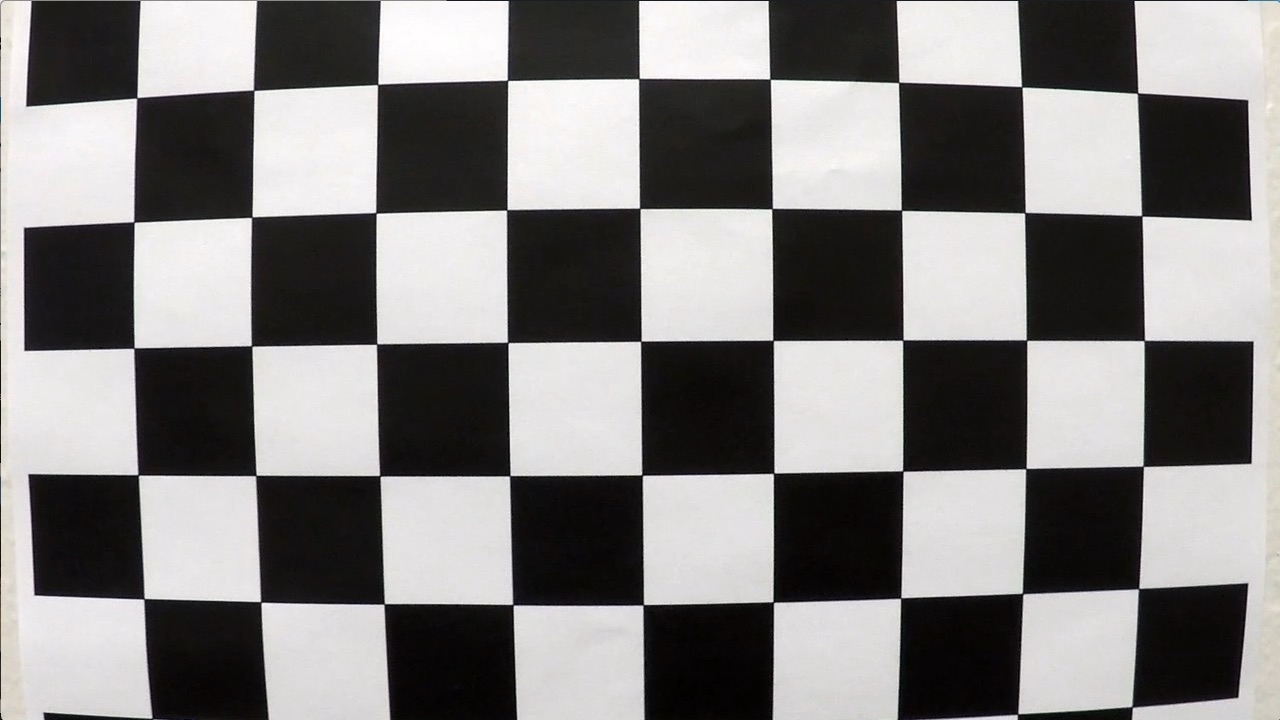
#> input picture camera_cal/calibration1.jpg, 1280 x 720 px; its folder holds 4 pictures in this run
$ python CarND-Adv-Lane-Lines.py   (older library calls are emulated)
#> lines starting #> are read from the running program, lines starting #| are printed output that depends on the picture

# coding: utf-8

# ## Camera Calibration Matrix and Distortion Coefficients

# In[1]:

import numpy as np
import cv2
import matplotlib.pyplot as plt
import matplotlib.image as mpimg
get_ipython().magic('matplotlib inline')
import glob


# In[2]:

def Cal_undist():
    images = glob.glob('../camera_cal/calibration*.jpg')
    objpoints = []
    imgpoints = []
    objp = np.zeros((6*9,3), np.float32)
    objp[:,:2] = np.mgrid[0:9, 0:6].T.reshape(-1, 2)
    for image in images:
        img = mpimg.imread(image)
#> img is the input picture: shape (720, 1280, 3); mean R, G, B 130.1, 128.4, 127.8
        gray = cv2.cvtColor(img, cv2.COLOR_BGR2GRAY)
        ret, corners = cv2.findChessboardCorners(gray, (9, 6), None)
#> ret = False; corners = None
        if ret == True:
            imgpoints.append(corners)
            objpoints.append(objp)
#> pass 2 of the loop in Cal_undist, `for image in images:`:
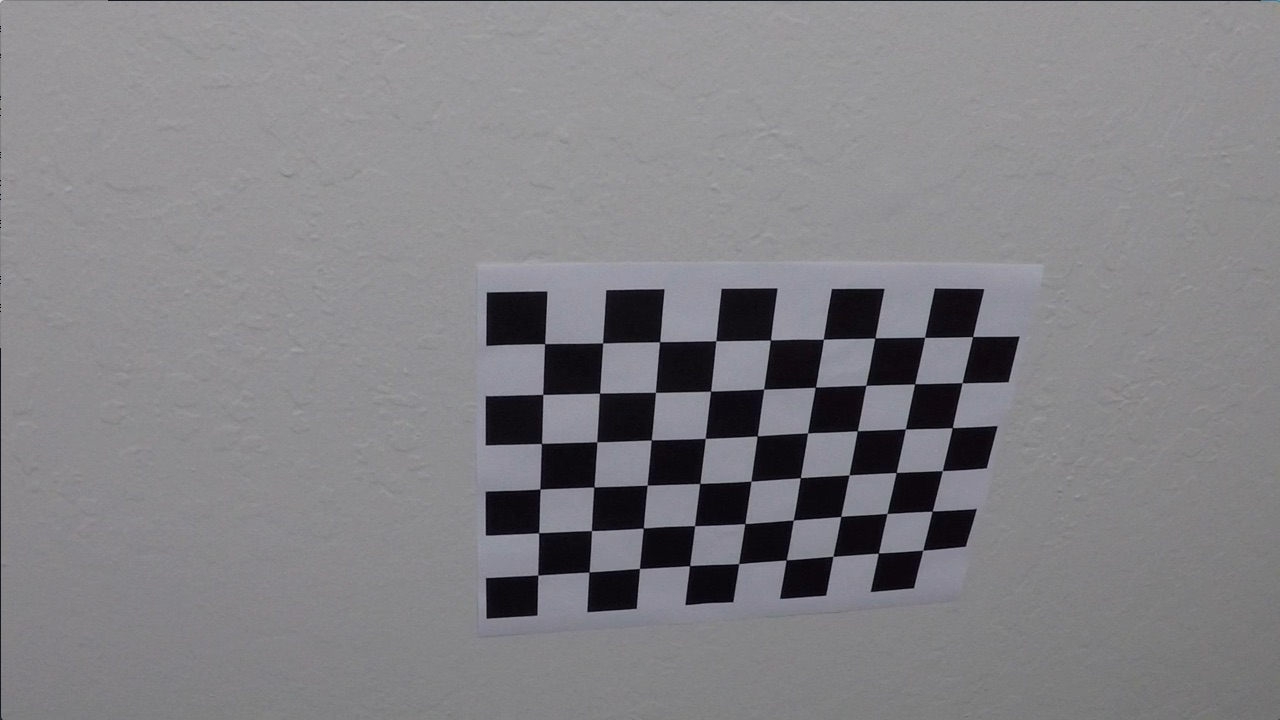
#> input picture camera_cal/calibration10.jpg, 1280 x 720 px
#> in Cal_undist, img is the input picture: shape (720, 1280, 3); mean R, G, B 130.2, 129.4, 133.1
#> ret = True; corners = 54 rows, first 8: [544.7, 343.6], [602.6, 342.9], [659.6, 341.7], [716, 340.7], [770.5, 340], [823.4, 339.2], [874.8, 338.1], [924.6, 337.3]
#> pass 3 of the loop in Cal_undist, `for image in images:`:
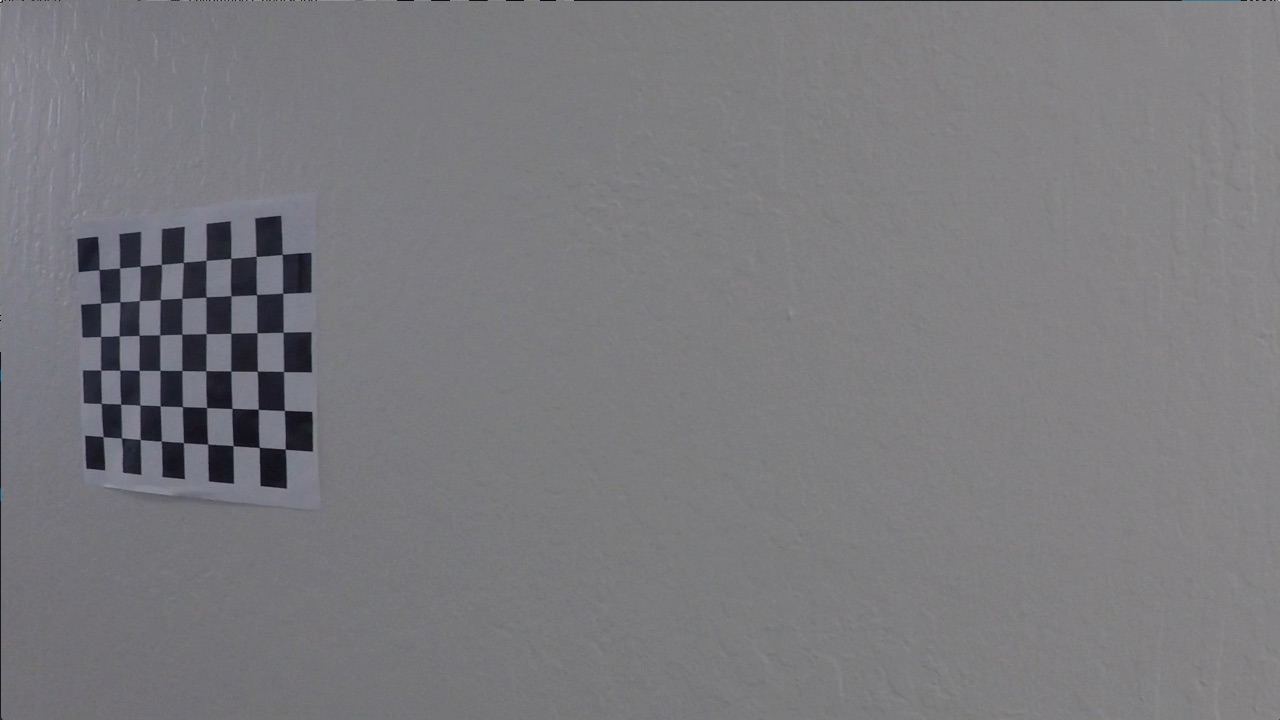
#> input picture camera_cal/calibration11.jpg, 1280 x 720 px
#> in Cal_undist, img is the input picture: shape (720, 1280, 3); mean R, G, B 122.2, 121.7, 125.2
#> corners = 54 rows, first 8: [99.23, 269.6], [119.6, 268], [140.1, 266.1], [161.3, 264.5], [183.3, 262.5], [206.1, 260.3], [230.7, 258.2], [256.2, 256.3]
#> the loop made 4 passes; the first 3 are shown
    ret, mtx, dist, rvecs, tvecs = cv2.calibrateCamera(objpoints, imgpoints, (1280,720), None, None)
    return mtx, dist


# In[3]:

def Undistort(img):
#> called with img = 'camera_cal/calibration1.jpg'
    image = mpimg.imread(img)
    mtx, dist = Cal_undist()
    dst = cv2.undistort(image, mtx, dist, None, mtx)
    return dst


# In[10]:

def undistort_raw_images():
    images = glob.glob('../camera_cal/calibration*.jpg')
    mtx, dist = Cal_undist()
    for image in images:
        img = Undistort(image)
        mpimg.imsave("../undistorted/" + image.split('\\')[-1], img)
#> pass 2 of the loop in undistort_raw_images, `for image in images:`:
#> in undistort_raw_images, `mpimg.imsave("../undistorted/" + image.split('\\')[-1], img)`:
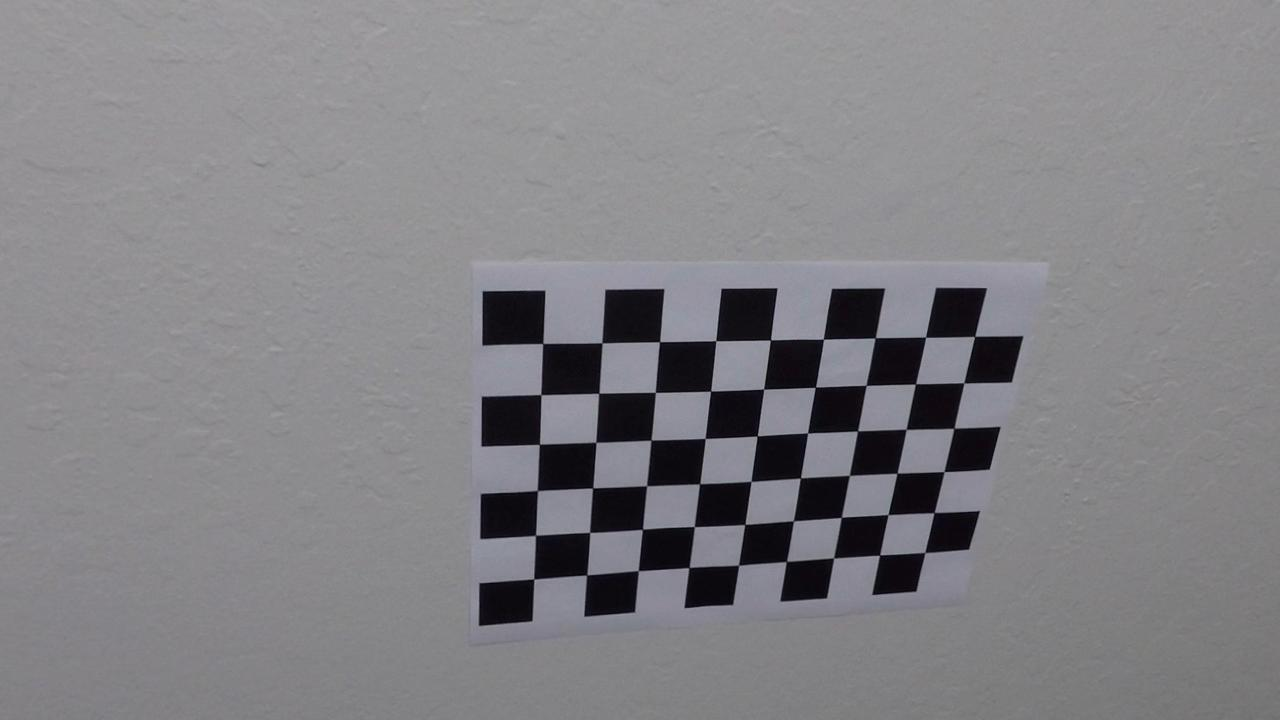
#> saved as calibration10.jpg: shape (720, 1280, 3); mean R, G, B 130.4, 129.7, 133.4
#> pass 3 of the loop in undistort_raw_images, `for image in images:`:
#> in Undistort (call 3), `dst = cv2.undistort(image, mtx, dist, None, mtx)`:
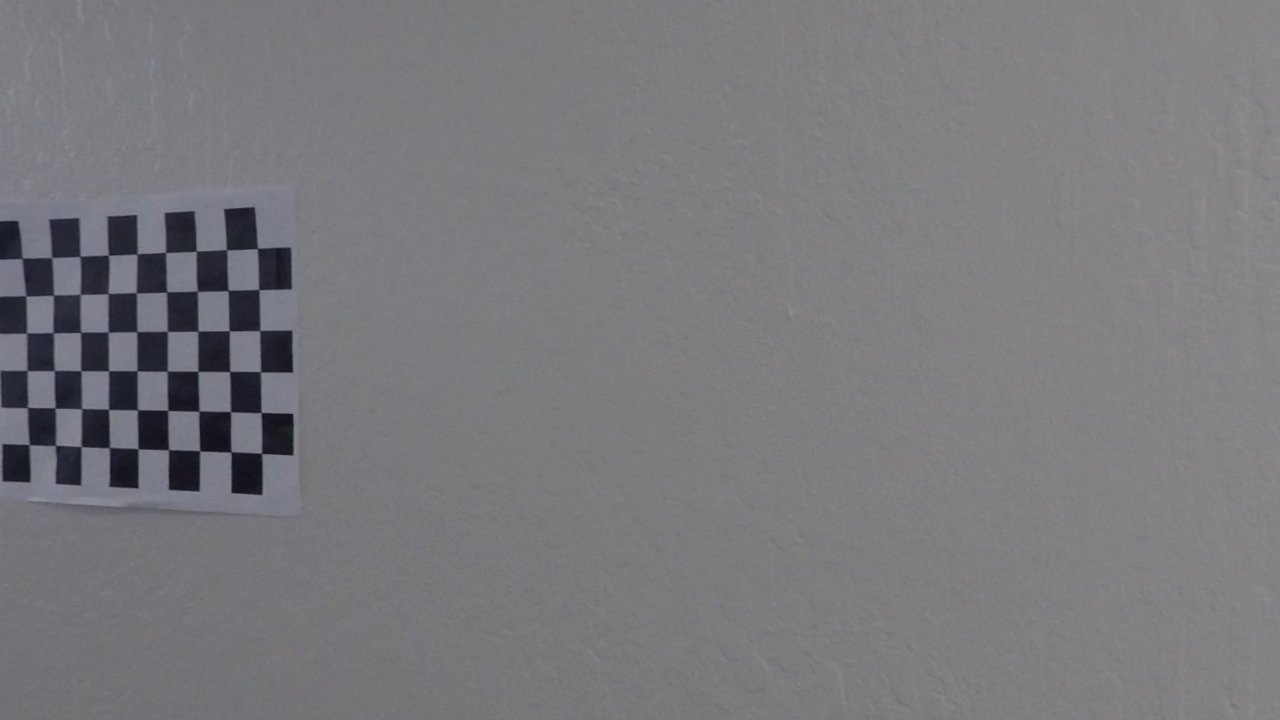
#> dst: shape (720, 1280, 3); mean R, G, B 121.3, 120.8, 124.4
#> the loop made 4 passes; the first 3 are shown
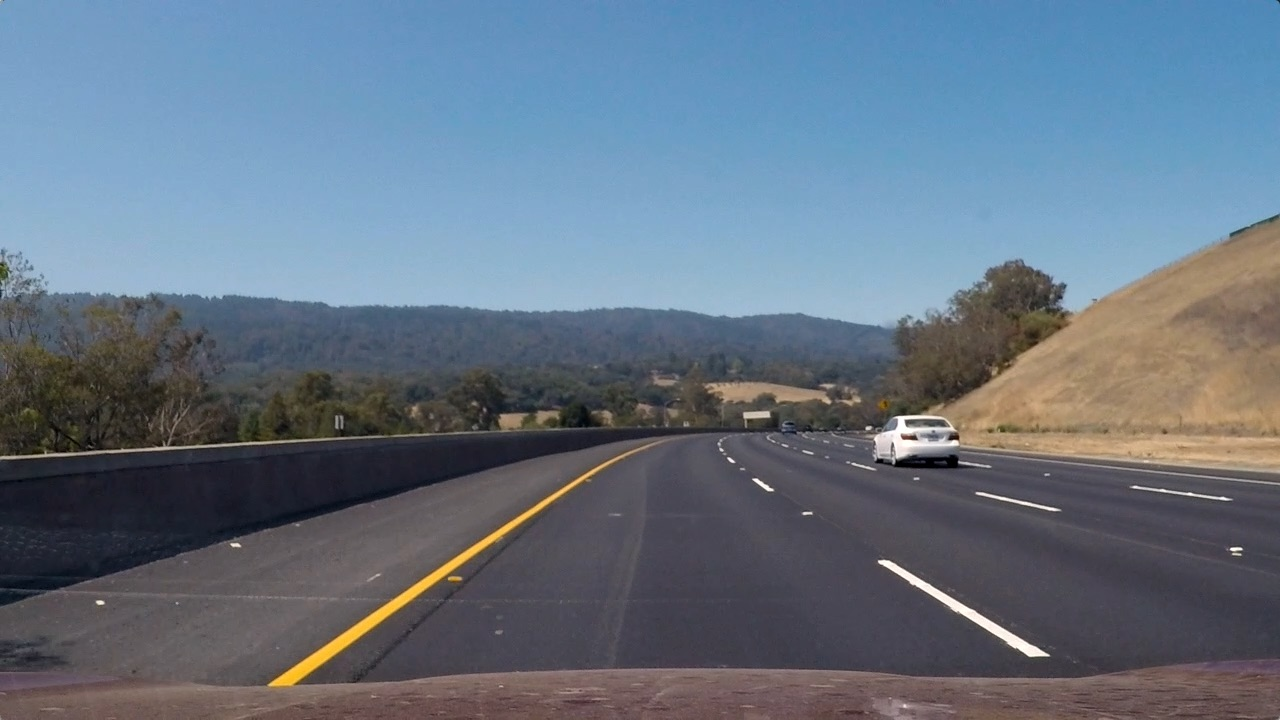
#> input picture examples/test3.jpg, 1280 x 720 px, found by its file name


# In[11]:

undistort_raw_images()


# ## PipeLine

# In[12]:

def binary_thresholding(img, s_thresh=(170, 255), sx_thresh=(20, 100)):
#> called with s_thresh = (170, 255), sx_thresh = (20, 100)
    img = np.copy(img)
#> img is the input picture: shape (720, 1280, 3); mean R, G, B 101.1, 115.3, 130.7
    # Convert to HSV color space and separate the V channel
    hsv = cv2.cvtColor(img, cv2.COLOR_RGB2HLS).astype(np.float)
    l_channel = hsv[:,:,1]
    s_channel = hsv[:,:,2]
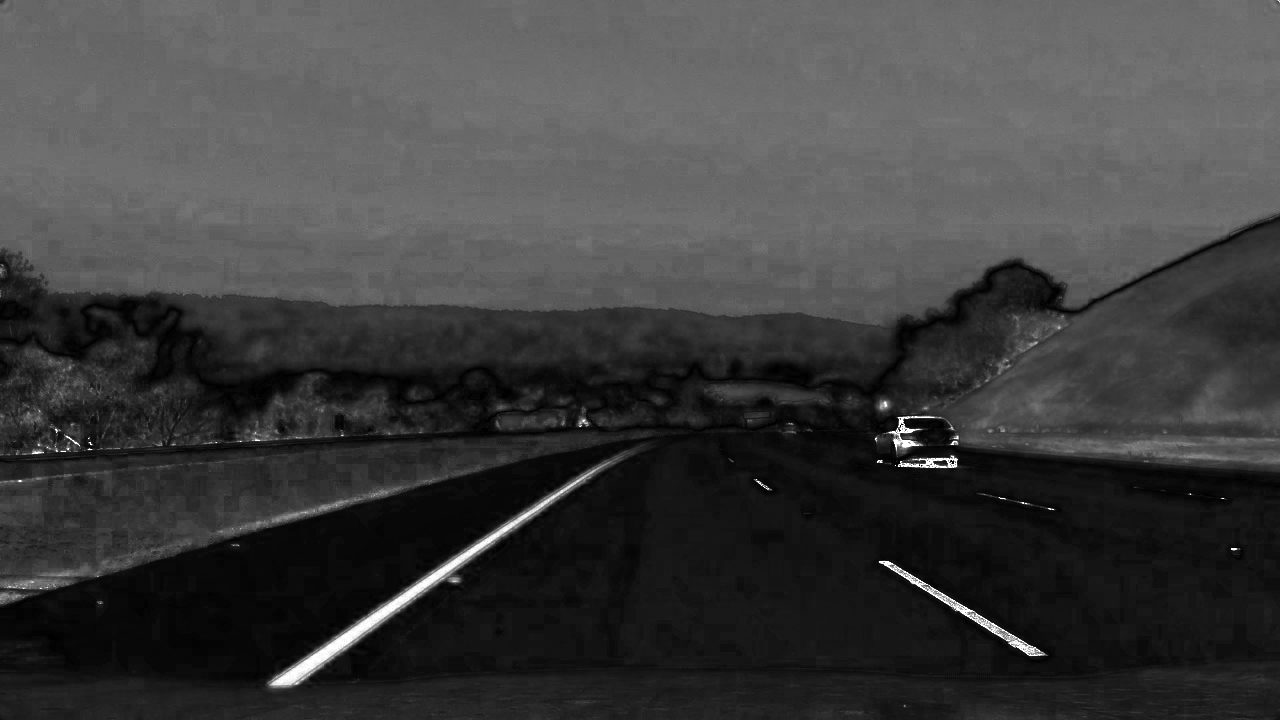
#> s_channel: shape (720, 1280) float64; min 0, max 255, mean 62.1
    # Sobel x
    sobelx = cv2.Sobel(l_channel, cv2.CV_64F, 1, 0) # Take the derivative in x
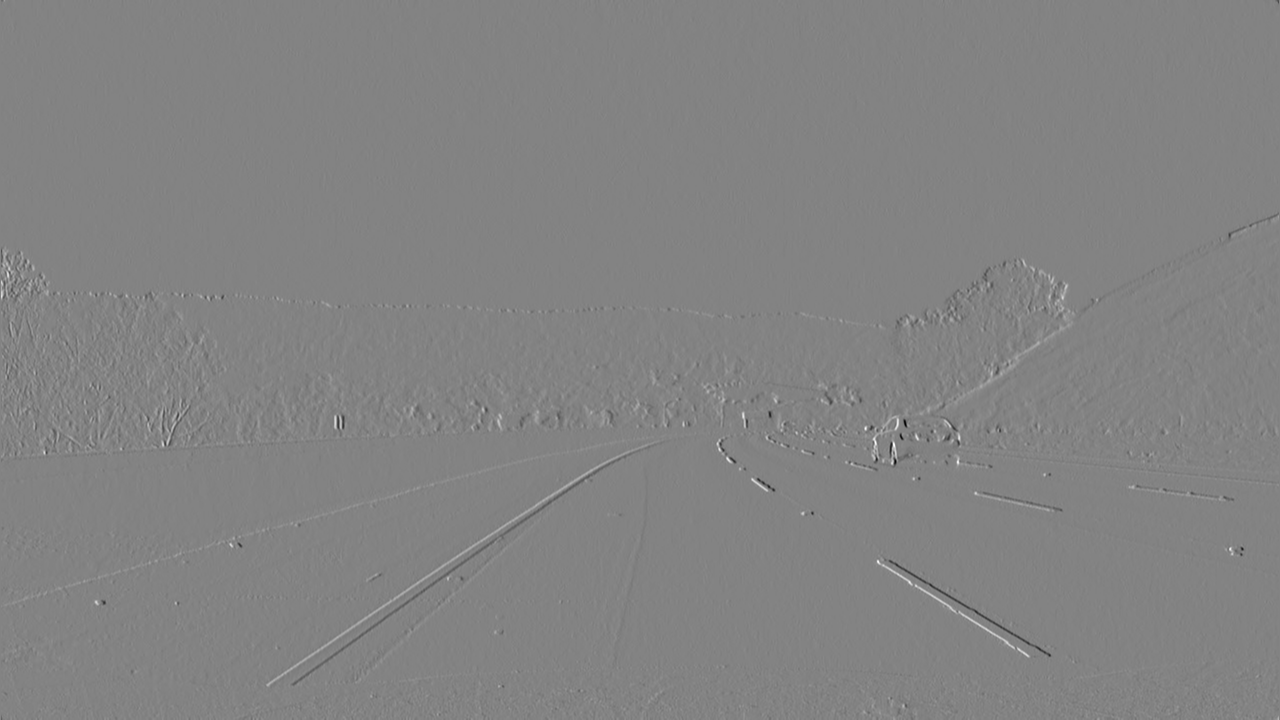
#> sobelx: shape (720, 1280) float64; min -652, max 616, mean 0.1; drawn with min black and max white
    abs_sobelx = np.absolute(sobelx) # Absolute x derivative to accentuate lines away from horizontal
    scaled_sobel = np.uint8(255*abs_sobelx/np.max(abs_sobelx))

    # Threshold x gradient
    sxbinary = np.zeros_like(scaled_sobel)
    sxbinary[(scaled_sobel >= sx_thresh[0]) & (scaled_sobel <= sx_thresh[1])] = 1

    # Threshold color channel
    s_binary = np.zeros_like(s_channel)
    s_binary[(s_channel >= s_thresh[0]) & (s_channel <= s_thresh[1])] = 1

    combined_binary = np.zeros_like(sxbinary)
    combined_binary[(s_binary == 1) | (sxbinary == 1)] = 1
    return combined_binary


# In[72]:

mpimg.imsave("./examples/binary_threshold.jpg",binary_thresholding(mpimg.imread("../test_images/test3.jpg")), cmap='gray')
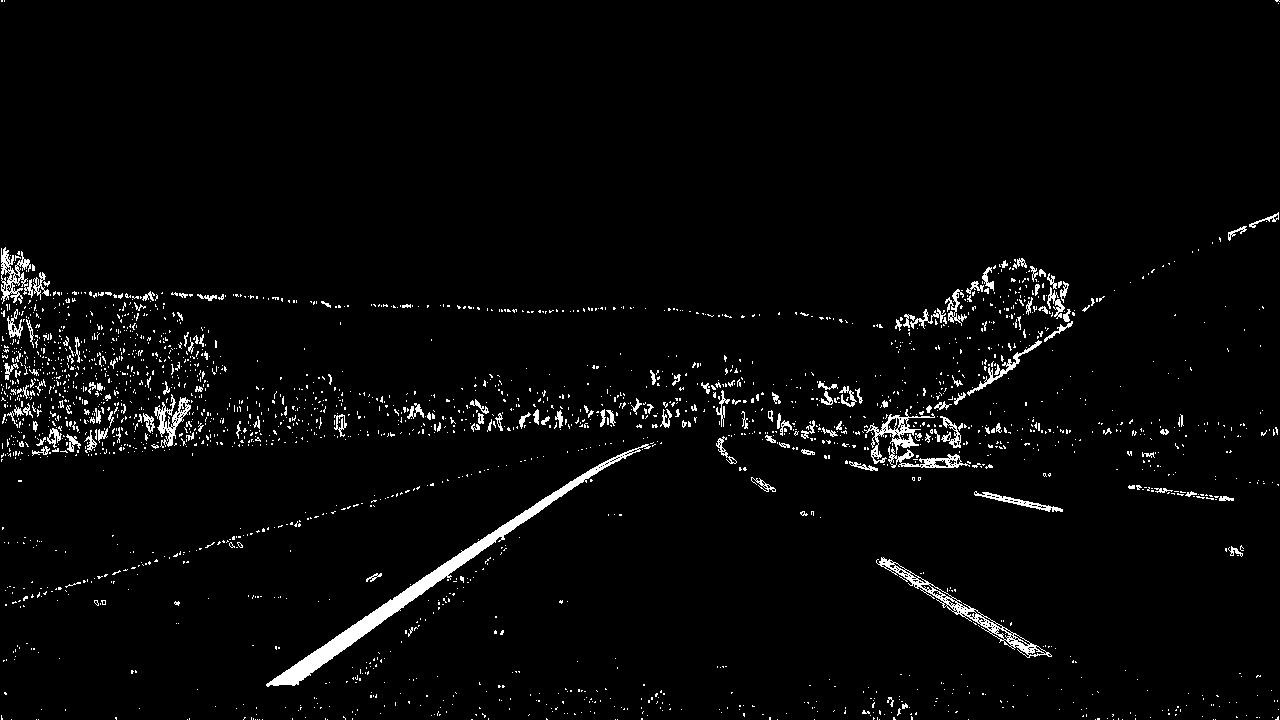
#> saved as binary_threshold.jpg: shape (720, 1280, 3); min 0, max 255, mean 7.9


# ## Perspective Transform

# In[13]:

# [188 lines left out: functions warp, sliding_window, find_radius, car_position, getMinv, predict_lane, not called in this run]


# In[62]:

def pipeline(image):
    result = predict_lane(image)
    return result


# In[67]:

from moviepy.editor import VideoFileClip
from IPython.display import HTML

lane_output = 'project_video.mp4'
#> (the run stopped early here; a loop or call above may not have finished)
